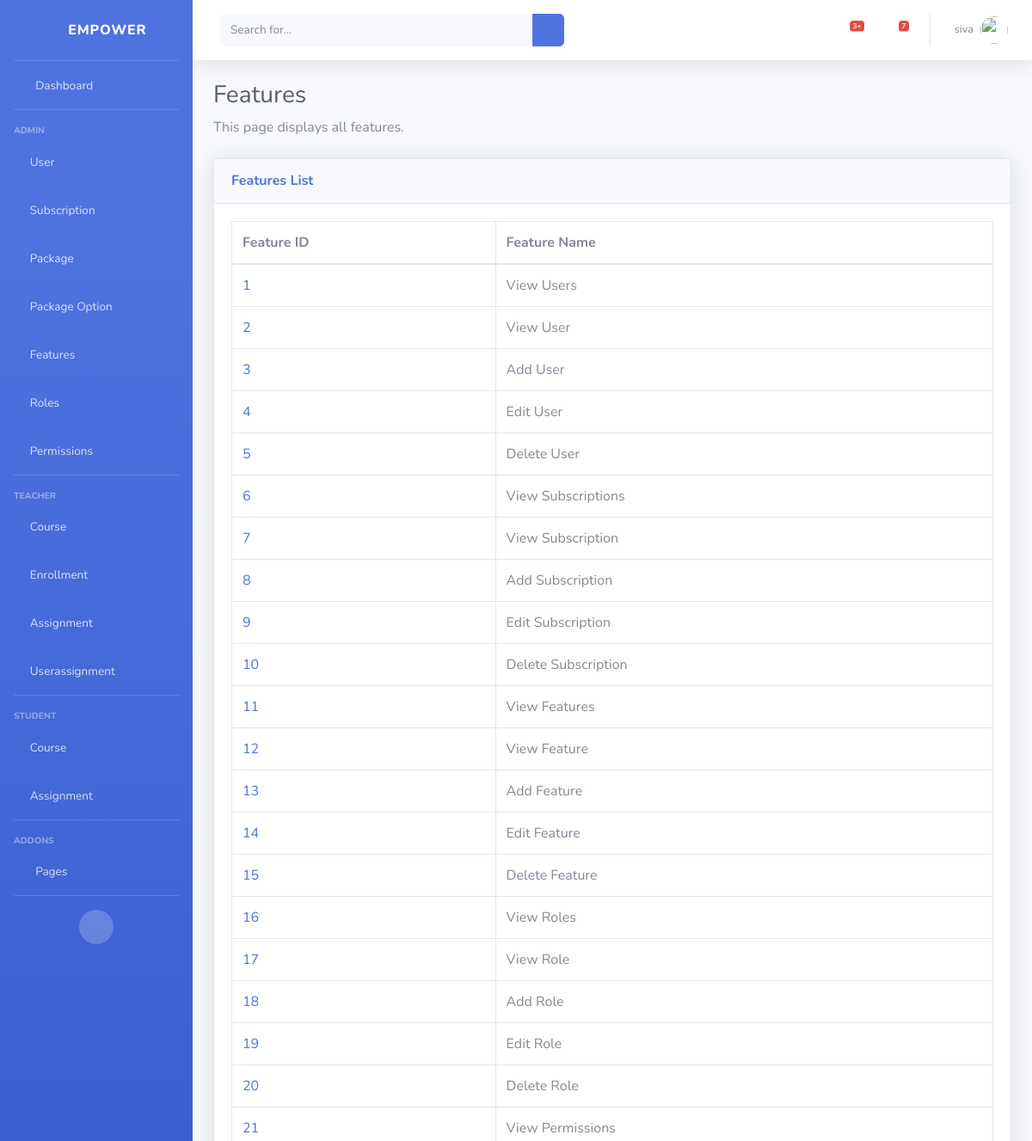
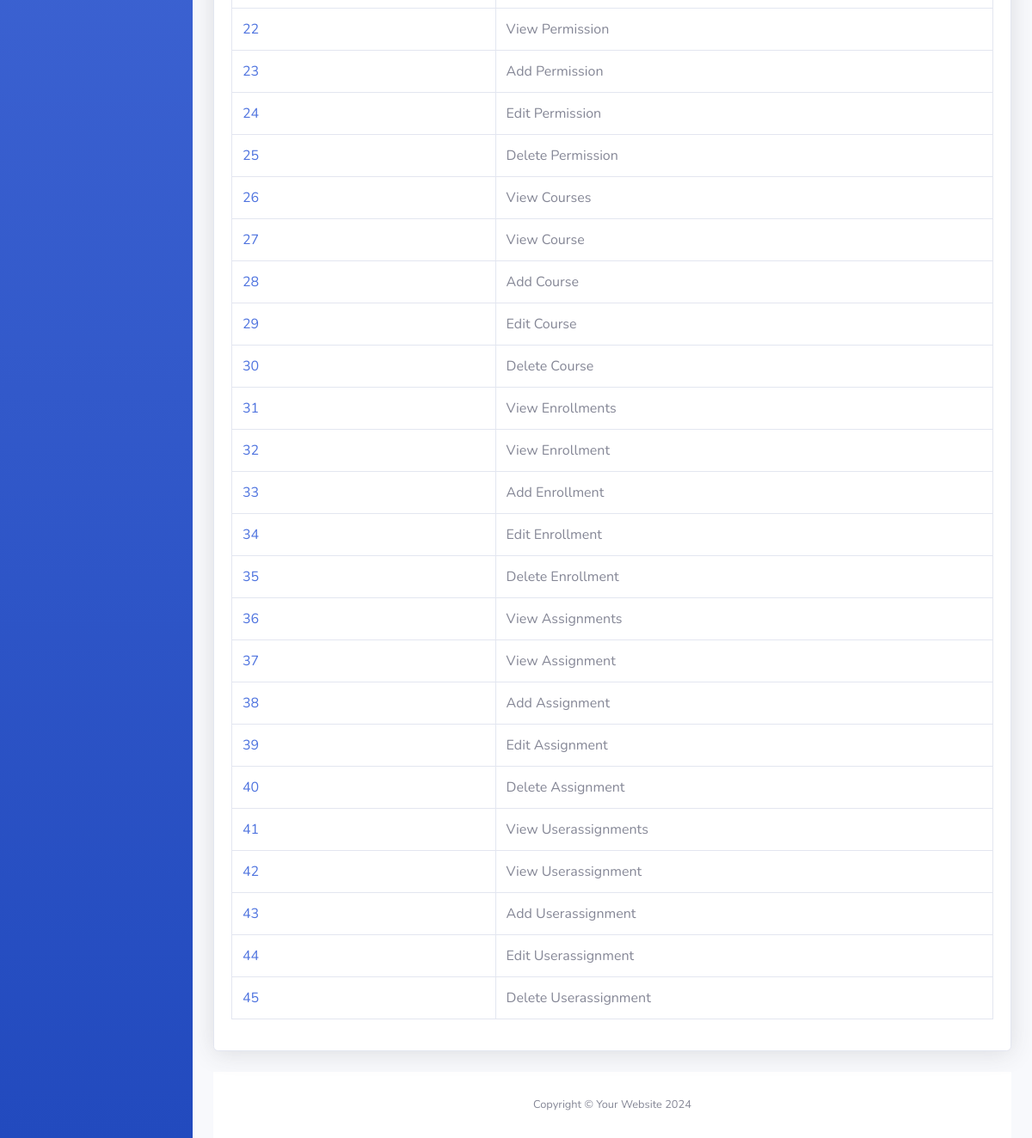
The page /features/ (signed in) on the database its author committed (2 pictures, top to bottom).
### classRoom/models.py (models this page shows)
class Feature(models.Model):
    id = models.AutoField(primary_key=True)
    feature_name = models.CharField(max_length=255, unique=True)

### classRoom/views.py (the view)
# urls.py: path('features/', view_features, name='view_features'),
@login_required
def view_features(request):
    features = Feature.objects.all()
    return render(request, 'features/view_features.html', {'features': features})

### classRoom/templates/features/view_features.html (shortened to what this page needs)
{% extends 'base.html' %}
{% block content %}
{% load static %}
<h1 class="h3 mb-2 text-gray-800">Features</h1>
<p class="mb-4">This page displays all features.</p>
<div class="card shadow mb-4">
    <div class="card-header py-3 d-flex justify-content-between align-items-center">
        <h6 class="m-0 font-weight-bold text-primary">Features List</h6>
        <div class="dropdown no-arrow show">
            <a class="dropdown-toggle" id="dropdownMenuLink" data-toggle="dropdown" aria-haspopup="true"
                aria-expanded="true" style="float: right;">
                <i class="fas fa-ellipsis-v fa-sm fa-fw text-gray-400"></i>
            </a>
        </div>
    </div>
    <div class="card-body">
        <div class="table-responsive">
            <table class="table table-bordered" id="dataTable" width="100%" cellspacing="0">
                <thead>
                    <tr>
                        <th>Feature ID</th>
                        <th>Feature Name</th>
                    </tr>
                </thead>
                <tbody>
                    {% for feature in features %}
                    <tr>
                        <td><a href="{% url 'view_feature' feature.id %}">{{ feature.id }}</a></td>
                        <td>{{ feature.feature_name }}</td>
                    </tr>
                    {% endfor %}
                </tbody>
            </table>
        </div>
    </div>
{% endblock %}

### classRoom/templates/base.html (shortened to what this page needs)
{% load static %}
<!DOCTYPE html>
<html lang="en">
<head>
    <link rel="stylesheet" href="{% static 'vendor/fontawesome-free/css/all.min.css' %}" type="text/css">
    <link rel="stylesheet" href="{% static 'css/sb-admin-2.min.css' %}">
</head>
<body id="page-top">
    <div id="wrapper">
        <ul class="navbar-nav bg-gradient-primary sidebar sidebar-dark accordion" id="accordionSidebar">
            <a class="sidebar-brand d-flex align-items-center justify-content-center" href="{% url 'index' %}">
                <div class="sidebar-brand-icon rotate-n-15">
                    <i class="fas fa-chess-knight"></i>
                </div>
                <div class="sidebar-brand-text mx-3">Empower</div>
            </a>
            <hr class="sidebar-divider my-0">
            <li class="nav-item">
                <a class="nav-link" href="{% url 'index' %}">
                    <i class="fas fa-fw fa-tachometer-alt"></i>
                    <span>Dashboard</span></a>
            </li>
            <hr class="sidebar-divider">
            <div class="sidebar-heading">
                Admin
            </div>
            <li class="nav-item">
                <a class="nav-link" href="{% url 'view_users' %}" >
                    <i class="fas fa-user-shield"></i>
                    <span>User</span>
                </a>
            </li>
            <li class="nav-item">
                <a class="nav-link" href="{% url 'view_subscriptions' %}" >
                    <i class="fas fa-user-shield"></i>
                    <span>Subscription</span>
                </a>
            </li>
            <li class="nav-item">
                <a class="nav-link" href="{% url 'view_packages' %}" >
                    <i class="fas fa-user-shield"></i>
                    <span>Package</span>
                </a>
            </li>
            <li class="nav-item">
                <a class="nav-link" href="{% url 'view_package_options' %}" >
                    <i class="fas fa-user-shield"></i>
                    <span>Package Option</span>
                </a>
            </li>
            <li class="nav-item">
                <a class="nav-link" href="{% url 'view_features' %}" >
                    <i class="fas fa-user-shield"></i>
                    <span>Features</span>
                </a>
            </li>
            <li class="nav-item">
                <a class="nav-link" href="{% url 'view_roles' %}" >
                    <i class="fas fa-user-shield"></i>
                    <span>Roles</span>
                </a>
            </li>
            <li class="nav-item">
                <a class="nav-link" href="{% url 'view_permissions' %}" >
                    <i class="fas fa-user-shield"></i>
                    <span>Permissions</span>
                </a>
            </li>
            <hr class="sidebar-divider">
            <div class="sidebar-heading">
                Teacher
            </div>
            <li class="nav-item">
                <a class="nav-link" href="{% url 'view_courses' %}" >
                    <i class="fas fa-chalkboard-teacher"></i>
                    <span>Course</span>
                </a>
            </li>
            <li class="nav-item">
                <a class="nav-link" href="{% url 'view_enrollments' %}" >
                    <i class="fas fa-chalkboard-teacher"></i>
                    <span>Enrollment</span>
                </a>
            </li>
            <li class="nav-item">
                <a class="nav-link" href="{% url 'view_assignments' %}" >
                    <i class="fas fa-chalkboard-teacher"></i>
                    <span>Assignment</span>
                </a>
            </li>
            <li class="nav-item">
                <a class="nav-link" href="{% url 'view_userassignments' %}" >
                    <i class="fas fa-chalkboard-teacher"></i>
                    <span>Userassignment</span>
                </a>
            </li>
            <hr class="sidebar-divider">
            <div class="sidebar-heading">
                Student
            </div>
            <li class="nav-item">
                <a class="nav-link" href="{% url 'view_courses' %}" >
                    <i class="fas fa-user-graduate"></i>
                    <span>Course</span>
                </a>
                <a class="nav-link" href="{% url 'view_assignments' %}" >
                    <i class="fas fa-user-graduate"></i>
                    <span>Assignment</span>
                </a>
            </li>
            <hr class="sidebar-divider">
            <div class="sidebar-heading">
                Addons
            </div>
            <li class="nav-item">
                <a class="nav-link collapsed" href="#" data-toggle="collapse" data-target="#collapsePages"
                    aria-expanded="true" aria-controls="collapsePages">
                    <i class="fas fa-fw fa-folder"></i>
                    <span>Pages</span>
                </a>
            </li>
            <hr class="sidebar-divider d-none d-md-block">
            <div class="text-center d-none d-md-inline">
                <button class="rounded-circle border-0" id="sidebarToggle"></button>
            </div>
        </ul>
        <div id="content-wrapper" class="d-flex flex-column">
            <nav class="navbar navbar-expand navbar-light bg-white topbar mb-4 static-top shadow">
                <form
                    class="d-none d-sm-inline-block form-inline mr-auto ml-md-3 my-2 my-md-0 mw-100 navbar-search">
                    <div class="input-group">
                        <input type="text" class="form-control bg-light border-0 small" placeholder="Search for..."
                            aria-label="Search" aria-describedby="basic-addon2">
                        <div class="input-group-append">
                            <button class="btn btn-primary" type="button">
                                <i class="fas fa-search fa-sm"></i>
                            </button>
                        </div>
                    </div>
                </form>
                <ul class="navbar-nav ml-auto">
                    <li class="nav-item dropdown no-arrow mx-1">
                        <a class="nav-link dropdown-toggle" href="#" id="alertsDropdown" role="button"
                            data-toggle="dropdown" aria-haspopup="true" aria-expanded="false">
                            <i class="fas fa-bell fa-fw"></i>
                            <span class="badge badge-danger badge-counter">3+</span>
                        </a>
                    </li>
                    <li class="nav-item dropdown no-arrow mx-1">
                        <a class="nav-link dropdown-toggle" href="#" id="messagesDropdown" role="button"
                            data-toggle="dropdown" aria-haspopup="true" aria-expanded="false">
                            <i class="fas fa-envelope fa-fw"></i>
                            <span class="badge badge-danger badge-counter">7</span>
                        </a>
                    </li>
                    <li class="nav-item dropdown no-arrow">
                        <a class="nav-link dropdown-toggle" href="#" id="userDropdown" role="button"
                            data-toggle="dropdown" aria-haspopup="true" aria-expanded="false">
                            {% if user.is_authenticated %}
                                <span class="mr-2 d-none d-lg-inline text-gray-600 small">{{ user.username }}</span>
                            {% endif %}
                            <img class="img-profile rounded-circle" src="{% static 'img/undraw_profile.svg' %}">
                        </a>
                    </li>
                </ul>
            </nav>
            <div class="container-fluid">
                {% block content %}
                {% endblock %}
            </div>
            <footer class="sticky-footer bg-white">
                <div class="container my-auto">
                    <div class="copyright text-center my-auto">
                        <span>Copyright &copy; Your Website 2024</span>
                    </div>
                </div>
            </footer>
        </div>
    </div>
    </div>
</body>
</html>

### rows shown on the page
Feature: id "1", feature_name "View Users"
Feature: id "2", feature_name "View User"
Feature: id "3", feature_name "Add User"
Feature: id "4", feature_name "Edit User"
Feature: id "5", feature_name "Delete User"
Feature: id "6", feature_name "View Subscriptions"
Feature: id "7", feature_name "View Subscription"
Feature: id "8", feature_name "Add Subscription"
Feature: id "9", feature_name "Edit Subscription"
Feature: id "10", feature_name "Delete Subscription"
Feature: id "11", feature_name "View Features"
Feature: id "12", feature_name "View Feature"
Feature: id "13", feature_name "Add Feature"
Feature: id "14", feature_name "Edit Feature"
Feature: id "15", feature_name "Delete Feature"
Feature: id "16", feature_name "View Roles"
Feature: id "17", feature_name "View Role"
Feature: id "18", feature_name "Add Role"
Feature: id "19", feature_name "Edit Role"
Feature: id "20", feature_name "Delete Role"
Feature: id "21", feature_name "View Permissions"
Feature: id "22", feature_name "View Permission"
Feature: id "23", feature_name "Add Permission"
Feature: id "24", feature_name "Edit Permission"
Feature: id "25", feature_name "Delete Permission"
Feature: id "26", feature_name "View Courses"
Feature: id "27", feature_name "View Course"
Feature: id "28", feature_name "Add Course"
Feature: id "29", feature_name "Edit Course"
Feature: id "30", feature_name "Delete Course"
Feature: id "31", feature_name "View Enrollments"
Feature: id "32", feature_name "View Enrollment"
Feature: id "33", feature_name "Add Enrollment"
Feature: id "34", feature_name "Edit Enrollment"
Feature: id "35", feature_name "Delete Enrollment"
Feature: id "36", feature_name "View Assignments"
Feature: id "37", feature_name "View Assignment"
Feature: id "38", feature_name "Add Assignment"
Feature: id "39", feature_name "Edit Assignment"
Feature: id "40", feature_name "Delete Assignment"
Feature: id "41", feature_name "View Userassignments"
Feature: id "42", feature_name "View Userassignment"
Feature: id "43", feature_name "Add Userassignment"
Feature: id "44", feature_name "Edit Userassignment"
Feature: id "45", feature_name "Delete Userassignment"

### other values the page prints
{{ user.username }} "siva"
